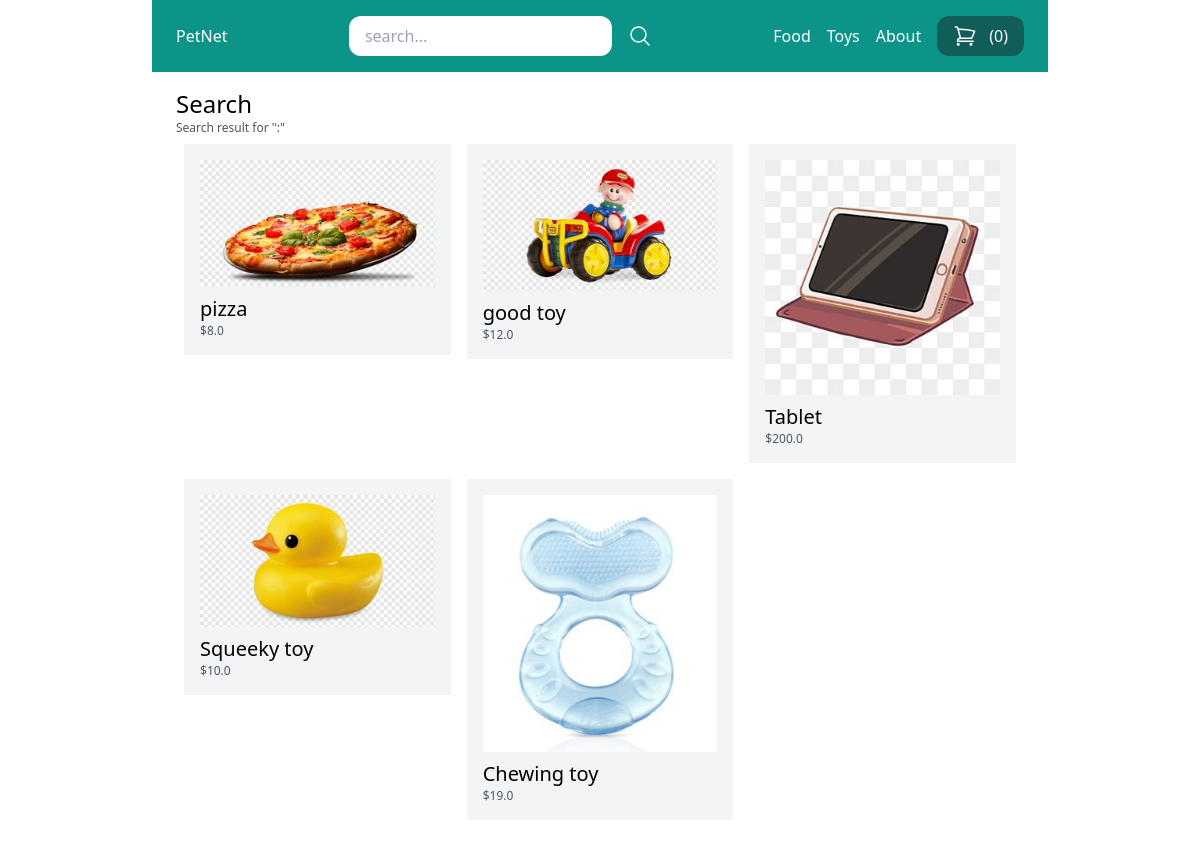
The app's page /search/ with its own data.
### store/models.py (models this page shows, shortened)
class Category(models.Model):
    title = models.CharField(max_length=50)
    slug = models.SlugField(max_length=50)
    class Meta:
         verbose_name_plural = 'Categories'

class Product(models.Model):
     DRAFT = 'draft'
     WAITING_APPROVAL = 'watingapproval'
     ACTIVE = 'active'
     DELETED = 'deleted'
     STATUS_CHOICE = (
          (DRAFT , 'Draft'),
          (WAITING_APPROVAL , 'Waiting approval'),
          (ACTIVE , 'Active'),
          (DELETED , 'Deleted'),
     )
     user = models.ForeignKey(User,related_name='products',on_delete=models.CASCADE)
     category = models.ForeignKey(Category,related_name='products',on_delete=models.CASCADE)
     title = models.CharField(max_length=50)
     slug = models.SlugField(max_length=50)
     description = models.TextField(blank=True)
     price = models.IntegerField()
     image = models.ImageField(upload_to='uploads/product_images/',blank=True,null=True)
     thumbnail =models.ImageField(upload_to='uploads/product_images/thumbnail/',blank=True,null=True)
     created_at = models.DateTimeField(auto_now_add=True)
     updated_at = models.DateTimeField(auto_now_add=True)
     status = models.CharField(max_length=50,choices=STATUS_CHOICE,default=ACTIVE)
     class Meta:
          ordering = ('-created_at',)
     def get_display_price(self):
          return self.price /100
     def get_thumbnail(self):
          if self.thumbnail :
               return self.thumbnail.url

### store/views.py (the view)
# urls.py: path('search/', search, name='search'),
def search(request):
    query = request.GET.get('query','')
    products = Product.objects.filter(status=Product.ACTIVE).filter(Q(title__icontains=query) | Q(description__icontains=query))
    context= {'query':query ,
              'products' :products}
    return render(request,'store/search.html',context=context)

### store/cart.py (called while the page is built)
    def __len__(self):
        return sum (item['quantity'] for item in self.cart.values() )

### store/context_processor.py (called while the page is built)
def cart(request):
    return {'cart':Cart(request)}

### store/templatetags/menu.py (called while the page is built)
@register.inclusion_tag('core/menu.html')
def menu():
    categories = Category.objects.all()
    data = {'categories':categories}
    return data

### store/templates/store/search.html (shortened to what this page needs)
{% extends 'core/base.html' %}
{% block content %}
    <h1 class="text-2xl">
        Search
    </h1>
    <h2 class="text-xs text-gray-600">
        Search result for "{{ query }}:"
    </h2>
    {% if products %}
        {% include 'store/partials/products.html' %}
    {% else %}
        <p>There are no products matching for this query!</p>
    {% endif %}
{% endblock %}

### core/templates/core/menu.html
{% for category in categories  %}
    <a class="text-white" href="{% url 'category_detail' category.slug %}">
        {{category.title}}
    </a>
{% endfor %}
<a class="text-white" href="{% url 'about' %}">About</a>

### store/templates/store/partials/products.html
<div class="flex flex-wrap">
    {% for product in products %}
    <div class="product w-1/3 p-2">
        <div class="p-4 bg-gray-100">
            <a href="{% url 'product_detail' product.category.slug  product.slug  %}">
                {% if product.image %}
                    <div class="image mb-2">
                        <img src="{{ product.get_thumbnail }}" alt="Image of {{ product.title }}">
                    </div>
                {% endif %}
                <h2 class="text-xl">{{ product.title }}</h2>
                <p class="text-xs text-gray-600">${{ product.get_display_price }}</p>
            </a>
        </div>
    </div>
    {% endfor %}
</div>

### records on screen
Category: title "Food"
Category: title "Toys"
Product: get_thumbnail (picture), title "pizza", get_display_price "8.0"
Product: get_thumbnail (picture), title "good toy", get_display_price "12.0"
Product: get_thumbnail (picture), title "Tablet", get_display_price "200.0"
Product: get_thumbnail (picture), title "Squeeky toy", get_display_price "10.0"
Product: get_thumbnail (picture), title "Chewing toy", get_display_price "19.0"

### other values on screen
{{ cart | length }} "0"
